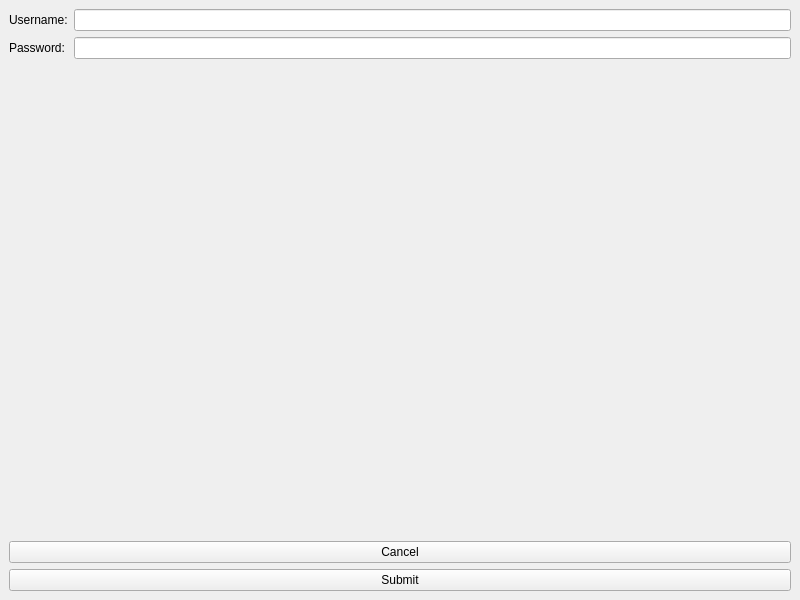
<?xml version="1.0" encoding="UTF-8"?>
<ui version="4.0">
 <class>CommonLoginWindow</class>
 <widget class="QMainWindow" name="CommonLoginWindow">
  <property name="geometry">
   <rect>
    <x>0</x>
    <y>0</y>
    <width>800</width>
    <height>600</height>
   </rect>
  </property>
  <property name="windowTitle">
   <string>Login</string>
  </property>
  <widget class="QWidget" name="centralWidget">
   <layout class="QVBoxLayout" name="verticalLayout">
    <item>
        <layout class="QFormLayout" name="formLayout">
         <item row="0" column="0">
          <widget class="QLabel" name="UNameLabel">
           <property name="text">
            <string>Username:</string>
           </property>
          </widget>
         </item>
         <item row="0" column="1">
          <widget class="QLineEdit" name="UNameLineEdit"/>
         </item>
         <item row="1" column="0">
          <widget class="QLabel" name="PwordLabel">
           <property name="text">
            <string>Password:</string>
           </property>
          </widget>
         </item>
         <item row="1" column="1">
          <widget class="QLineEdit" name="PwordLineEdit"/>
         </item>
        </layout>
    </item>
    <item>
       <widget class="QPushButton" name="cancelPushButton">
        <property name="text">
         <string>Cancel</string>
        </property>
       </widget>
    </item>
    <item>
       <widget class="QPushButton" name="submitPushButton">
        <property name="text">
         <string>Submit</string>
        </property>
       </widget>
    </item>
   </layout>
  </widget>
 </widget>
 <resources/>
 <connections/>
</ui>
